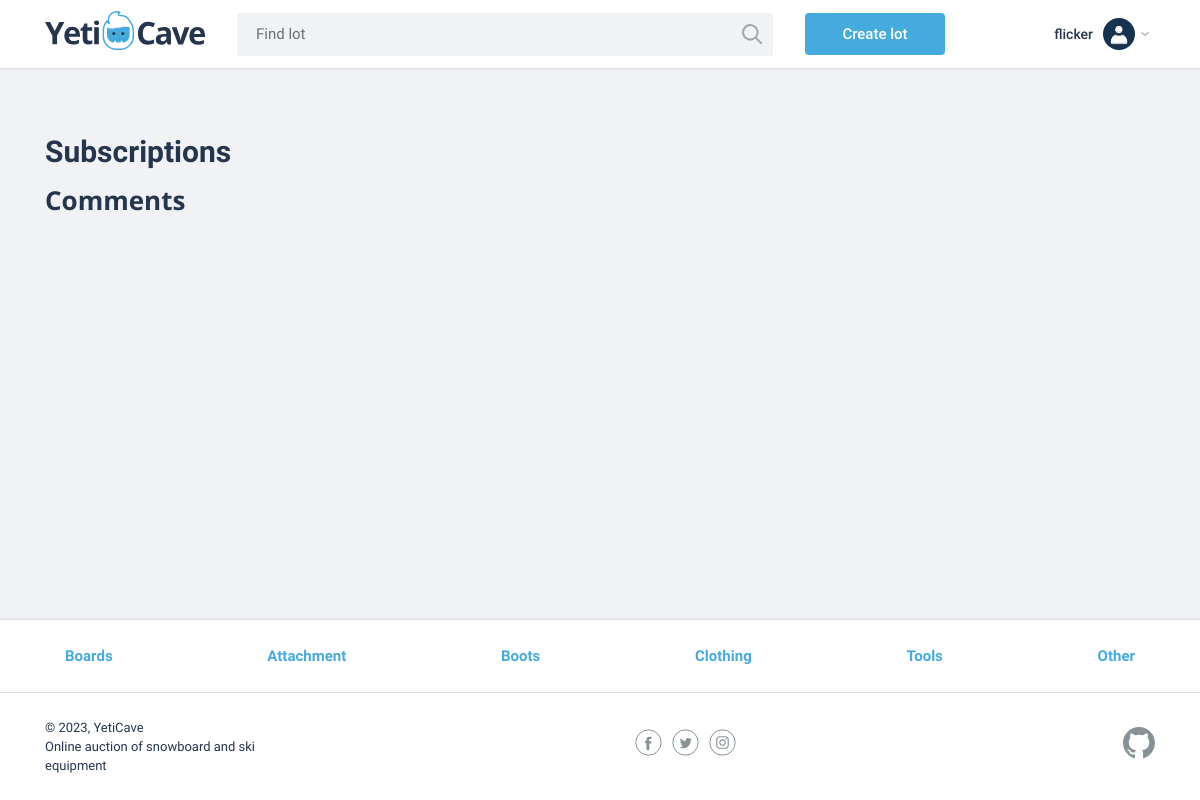
The app's page /subscriptions/ (signed in), older data.
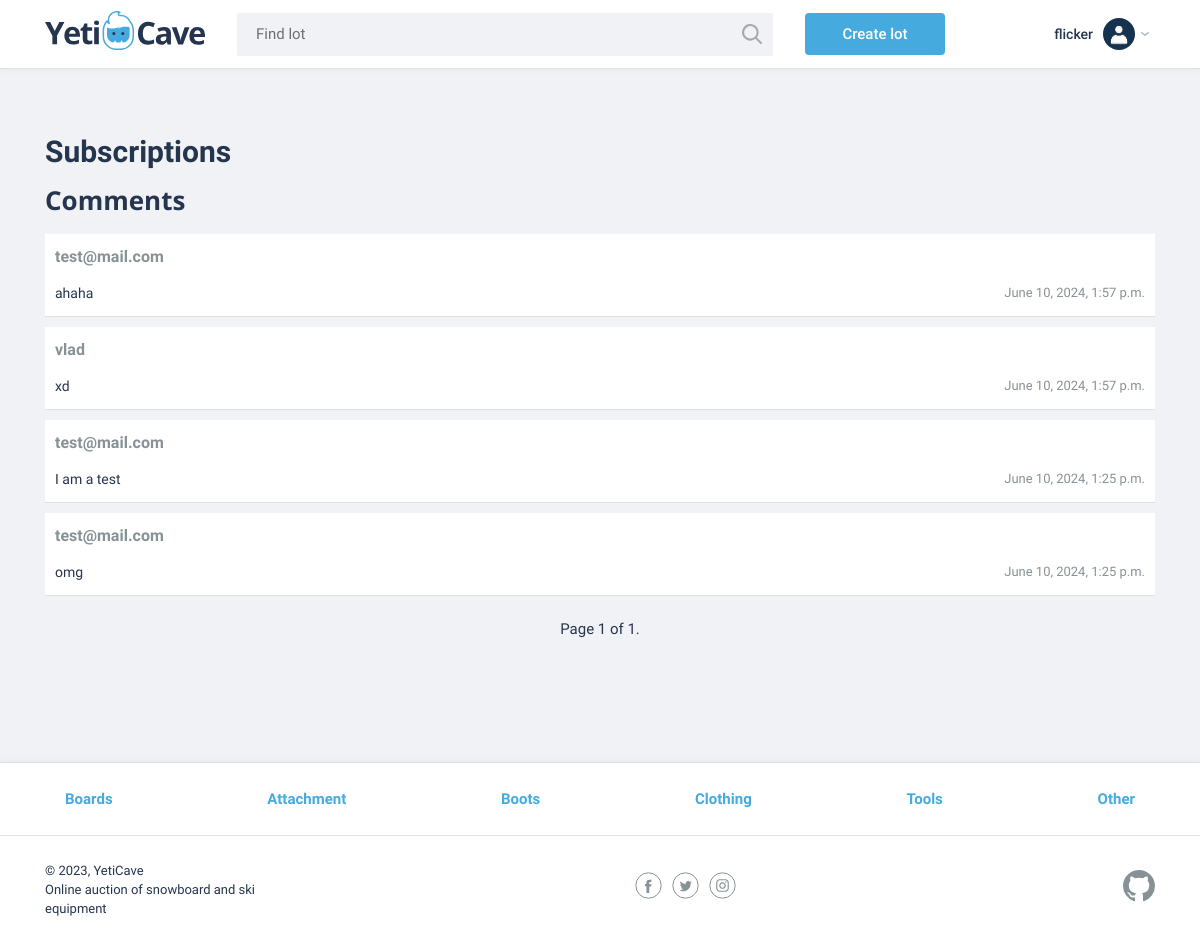
The same page, newer data.
### yeticave/categories/models.py (models this page shows, shortened)
class Category(models.Model):
    name = models.CharField(max_length=64, choices=CATEGORIES)
    objects: CategoryManager = CategoryManager()

### yeticave/lots/models/Comment.py (models this page shows, shortened)
class Comment(models.Model):
    text = models.TextField("Comment")
    created_at = models.DateTimeField(auto_now_add=True)
    lot = models.ForeignKey(Lot, on_delete=models.CASCADE)
    author = models.ForeignKey(User, on_delete=models.CASCADE, related_name="comments")
    objects: CommentManager = CommentManager()

### yeticave/users/models.py (models this page shows, shortened)
class User(AbstractUser):
    first_name = None
    last_name = None
    email = models.EmailField("Email Address", unique=True)
    USERNAME_FIELD = "email"
    REQUIRED_FIELDS = []
    objects: UserManager = UserManager()
    comments: "CommentManager"
    bids: "BidManager"
    following: "FollowManager"
    followers: "FollowManager"

### yeticave/followers/views/subscriptions.py (the view)
# urls.py: path("subscriptions/", subscriptions, name="subscriptions"),
@login_required
@require_http_methods(["GET"])
def subscriptions(request: AuthenticatedHttpRequest) -> HttpResponse:
    TEMPLATE = "followers/subscriptions.html"
    COMMENTS_PER_PAGE = 5
    DEFAULT_PAGE = 1
    profile_user = request.user
    comments = Comment.objects.get_subscriptions_comments(profile_user)
    paginator = Paginator(comments, COMMENTS_PER_PAGE)
    page_number = request.GET.get("page", DEFAULT_PAGE)
    page = paginator.get_page(page_number)
    context = {
        "page": page,
    }
    return render(request, TEMPLATE, context)

### yeticave/categories/context_processors.py (called while the page is built)
def categories(request):
    categories = Category.objects.all()
    return {"categories": categories}

### yeticave/categories/managers.py (called while the page is built)
    def get_queryset(self) -> CategoryQuerySet:
        return CategoryQuerySet(self.model, using=self._db)

### yeticave/core/context_processors.py (called while the page is built)
def custom_message_levels(request):
    return {
        "NOTIFICATION_LEVEL": settings.NOTIFICATION_LEVEL,
    }

### yeticave/followers/managers.py (called while the page is built)
    def get_queryset(self) -> FollowQuerySet:
        return FollowQuerySet(self.model, using=self._db)

### yeticave/lots/managers/CommentManager.py (called while the page is built)
    def get_subscriptions_comments(self, user: "User") -> "CommentQuerySet":
        following_users_ids = user.following.values_list("following_id", flat=True)
        return self.filter(author__in=following_users_ids).order_by("-created_at")

    def get_queryset(self) -> "CommentQuerySet":
        return CommentQuerySet(self.model, using=self._db)

    def get_subscriptions_comments(self, user: "User") -> "CommentQuerySet":
        return self.get_queryset().get_subscriptions_comments(user)

### yeticave/followers/templates/followers/subscriptions.html
{% extends "base.html" %}
{% block content %}
    <main>
        <section class="subscriptions container">
            <h1>Subscriptions</h1>
            {% include "lots/comments.html" with comments=page author=True %}
        </section>
    </main>
{% endblock content %}

### yeticave/lots/templates/lots/comments.html
<div class="comments">
    <h2>Comments</h2>
    <div class="comments__list">
        {% for comment in comments %}
            <div class="comments__item">
                {% if author %}<h3>{{ comment.author.username }}</h3>{% endif %}
                <div class="comments__description">
                    <p class="comments__text">{{ comment.text }}</p>
                    <small class="comments__date">{{ comment.created_at }}</small>
                </div>
            </div>
        {% endfor %}
        {% if page %}
            {% include "pagination.html" %}
        {% endif %}
    </div>
</div>

### templates/footer.html (shortened to what this page needs)
<footer class="main-footer">
    <nav class="nav">
        <ul class="nav__list container">
            {% for category in categories %}
                <li class="nav__item">
                    <a href="{% url "categories:category" category.id %}">
                        {{ category.name }}
                    </a>
                </li>
            {% endfor %}
        </ul>
    </nav>
    <div class="main-footer__bottom container">
        <div class="main-footer__copyright">
            <p>© 2023, YetiCave</p>
            <p>Online auction of snowboard and ski equipment</p>
        </div>
        <div class="main-footer__social">
            <a href="#" class="social-link">
                <svg width="27" height="27" class="social-link__item">
                    <use xlink:href="#facebook"></use>
                </svg>
            </a>
            <a href="#" class="social-link">
                <svg width="27" height="27" class="social-link__item">
                    <use xlink:href="#twitter"></use>
                </svg>
            </a>
            <a href="#" class="social-link">
                <svg width="27" height="27" class="social-link__item">
                    <use xlink:href="#instagram"></use>
                </svg>
            </a>
        </div>
        <div class="main-footer__developed-by">
            <a href="https://github.com/vFlicker" class="social-link">
                <svg width="32" height="32" class="social-link__item">
                    <use xlink:href="#github"></use>
                </svg>
            </a>
        </div>
    </div>
</footer>

Row changes from the older to the newer data that the page shows:
added Comment: author.username "test@mail.com", text "ahaha", created_at "June 10, 2024, 1:57 p.m."
added Comment: author.username "vlad", text "xd", created_at "June 10, 2024, 1:57 p.m."
added Comment: author.username "test@mail.com", text "I am a test", created_at "June 10, 2024, 1:25 p.m."
added Comment: author.username "test@mail.com", text "omg", created_at "June 10, 2024, 1:25 p.m."
Text that changed along with them:
{{ page.number }}: (not shown) → "1"
{{ page.paginator.num_pages }}: (not shown) → "1"
text now shown: "Page of ."
